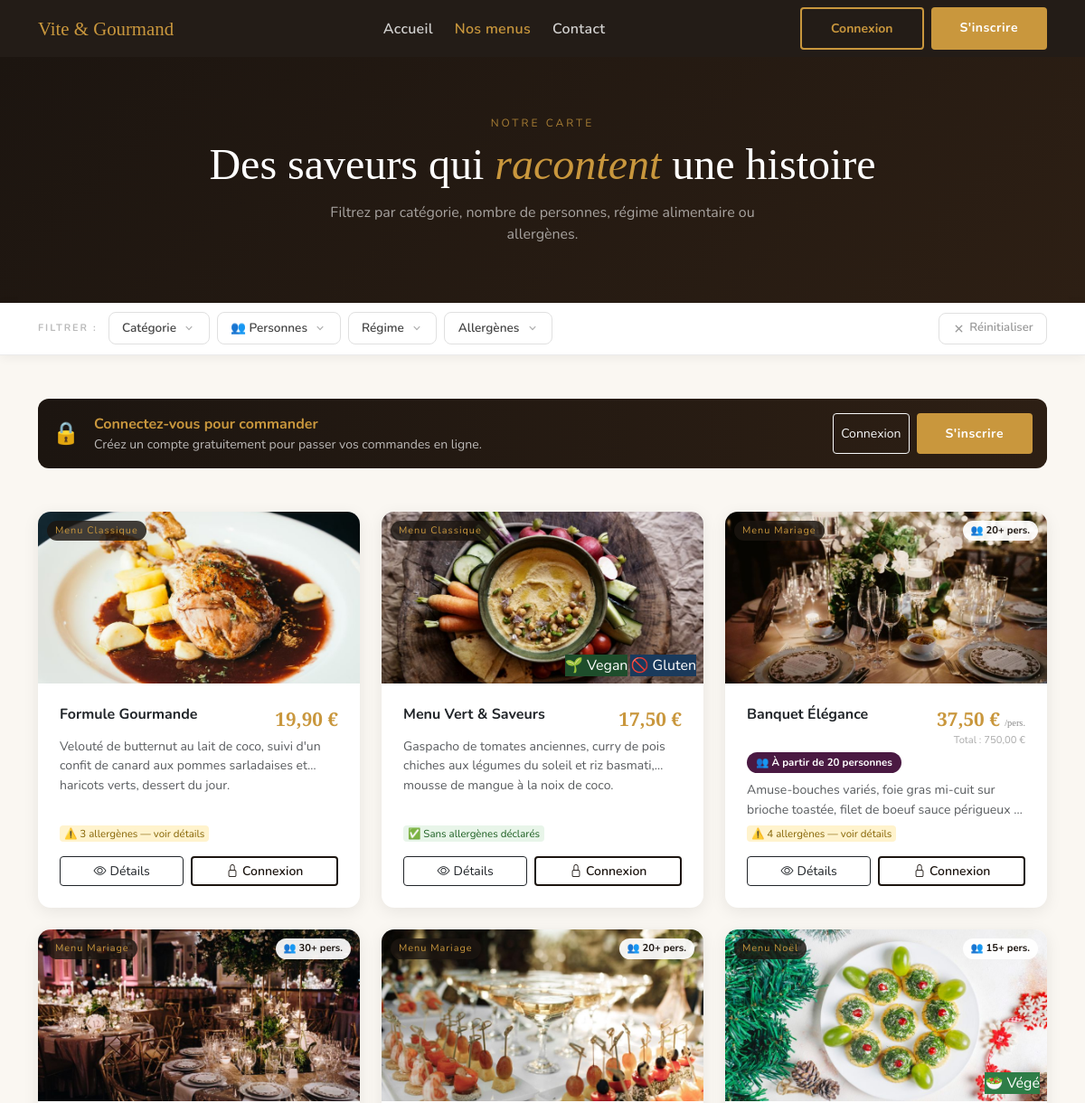
The page /menus.php (upper part) on the database as committed earlier.
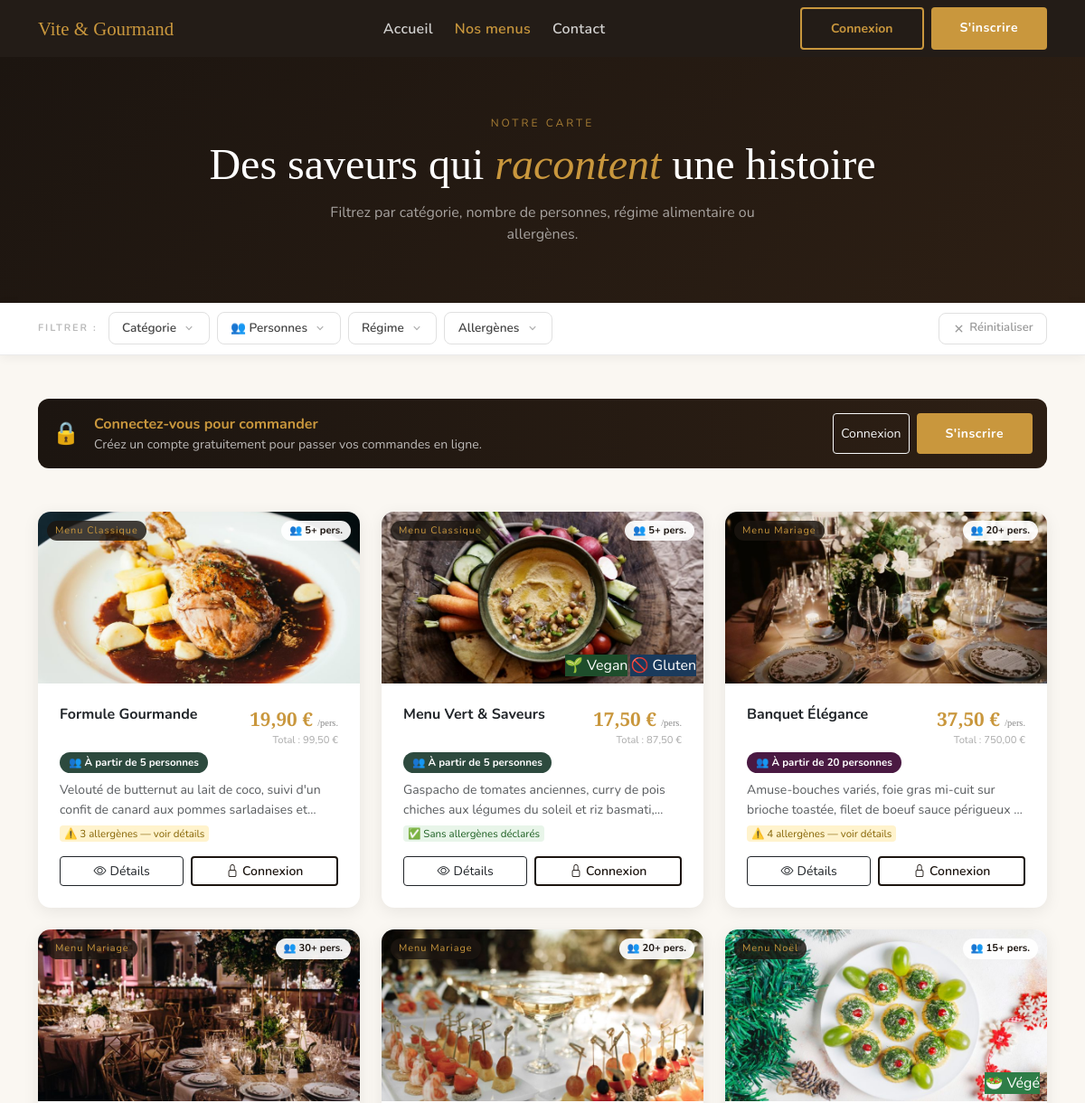
The same page on the database as committed later.
### tables this page shows
CREATE TABLE `menus` (
  `id` int(11) NOT NULL,
  `nom` varchar(200) NOT NULL,
  `description` text DEFAULT NULL,
  `prix` decimal(10,2) NOT NULL,
  `categorie` varchar(100) NOT NULL,
  `disponible` tinyint(1) DEFAULT 1,
  `image_url` text DEFAULT '',
  `allergenes` text DEFAULT '',
  `regime` varchar(200) DEFAULT '',
  `personnes_min` int(11) DEFAULT 1,
  `created_at` datetime DEFAULT current_timestamp()
);

### menus.php (the view, shortened to what the rows shown need)
<?php
include 'includes/db.php';
$is_logged = isset($_SESSION['user_id']);
$cat_config = [
    'Menu Classique' => ['emoji' => '🍽️', 'couleur' => '#2D4A3E'],
    'Menu Noël'      => ['emoji' => '🎄', 'couleur' => '#1E4D2B'],
    'Menu Pâques'    => ['emoji' => '🐣', 'couleur' => '#5C3D1E'],
    'Menu Mariage'   => ['emoji' => '💍', 'couleur' => '#4A1942'],
];
$menus = $pdo
    ->query("SELECT * FROM menus WHERE disponible = 1 ORDER BY categorie, nom")
    ->fetchAll();
?>
<!DOCTYPE html>
<html lang="fr">
<head>
    <link rel="stylesheet" href="https://cdn.jsdelivr.net/npm/bootstrap@5.3.0/dist/css/bootstrap.min.css">
    <link rel="stylesheet" href="https://cdn.jsdelivr.net/npm/bootstrap-icons@1.11.0/font/bootstrap-icons.css">
    <link rel="stylesheet" href="css/global.css">
    <link rel="stylesheet" href="css/public.css">
</head>
<body>
    <div class="page-hero">
        <div class="container">
            <h1 style="font-family: 'Playfair Display', serif; color: #fff; font-size: clamp(2rem, 4vw, 3.2rem);">
            Des saveurs qui <em style="color: var(--gold);">racontent</em> une histoire
            </h1>
        </div>
    </div>
    <div class="container py-5">
        <div class="row g-4" id="menu-grid">
            <?php foreach ($menus as $menu):
            $cat    = $menu['categorie'];
            $config = $cat_config[$cat] ?? ['emoji' => '🍽️', 'couleur' => '#1C1510'];
            $allergenes = array_filter(array_map('trim', explode(',', $menu['allergenes'] ?? '')));
            $regimes    = array_filter(array_map('trim', explode(',', $menu['regime']    ?? '')));
            $nb_pers = max(1, (int)($menu['personnes_min'] ?? 1));
            ?>
            <div class="col-md-6 col-lg-4 menu-item-wrap"
                data-cat="<?= htmlspecialchars($cat) ?>"
                data-allergens="<?= htmlspecialchars($menu['allergenes'] ?? '') ?>"
                data-regimes="<?= htmlspecialchars($menu['regime'] ?? '') ?>"
                data-pers="<?= $nb_pers ?>">
                <div class="menu-card-pub">
                    <div class="position-relative">
                        <?php if (!empty($menu['image_url'])): ?>
                            <img src="<?= htmlspecialchars($menu['image_url']) ?>"
                                alt="<?= htmlspecialchars($menu['nom']) ?>"
                                class="menu-img" loading="lazy">
                        <?php endif; ?>
                        <span class="cat-badge"><?= htmlspecialchars($cat) ?></span>
                        <?php if ($nb_pers > 1): ?>
                            <span class="pers-badge">👥 <?= $nb_pers ?>+ pers.</span>
                        <?php endif; ?>
                        <div style="position: absolute; bottom: 8px; right: 8px; display: flex; flex-wrap: wrap; gap: 3px; justify-content: flex-end;">
                            <?php if (in_array('vegan', $regimes)): ?>
                                <span class="rg-badge" style="background: #1E4D2B; color: #fff;">🌱 Vegan</span>
                            <?php elseif (in_array('vegetarien', $regimes)): ?>
                                <span class="rg-badge" style="background: #2E7D47; color: #fff;">🥗 Végé</span>
                            <?php endif; ?>
                            <?php if (in_array('sans_gluten', $regimes)): ?>
                                <span class="rg-badge" style="background: #1A3A5C; color: #fff;">🚫 Gluten</span>
                            <?php endif; ?>
                        </div>
                    </div>
                    <div class="card-body p-4 d-flex flex-column flex-grow-1">
                        <div class="d-flex justify-content-between align-items-start mb-1 gap-2">
                            <h5 class="fw-bold mb-0" style="line-height: 1.3; font-size: 1rem;">
                                <?= htmlspecialchars($menu['nom']) ?>
                            </h5>
                            <div class="text-end flex-shrink-0">
                                <?php if ($nb_pers > 1):
                                    $prix_par_pers = $menu['prix'] / $nb_pers;
                                ?>
                                    <div class="prix">
                                        <?= number_format($prix_par_pers, 2, ',', ' ') ?> €
                                        <span style="font-size: .65rem; font-weight: 400; color: #888;">/pers.</span>
                                    </div>
                                    <div style="font-size: .7rem; color: #aaa;">
                                        Total : <?= number_format($menu['prix'], 2, ',', ' ') ?> €
                                    </div>
                                <?php else: ?>
                                    <div class="prix"><?= number_format($menu['prix'], 2, ',', ' ') ?> €</div>
                                <?php endif; ?>
                            </div>
                        </div>
                        <?php if ($nb_pers > 1): ?>
                        <div class="mb-2">
                            <span style="display: inline-flex; align-items: center; gap: .3rem; background: <?= $config['couleur'] ?>; color: #fff; border-radius: 50px; padding: 3px 10px; font-size: .72rem; font-weight: 700;">
                                👥 À partir de <?= $nb_pers ?> personnes
                            </span>
                        </div>
                        <?php endif; ?>
                        <p class="text-muted small mb-2 flex-grow-1"
                        style="display: -webkit-box; -webkit-line-clamp: 2; -webkit-box-orient: vertical; overflow: hidden; line-height: 1.55; min-height: 2.6em;">
                            <?= htmlspecialchars($menu['description']) ?>
                        </p>
                        <?php if (!empty($allergenes)): ?>
                            <div class="mb-3">
                                <span class="al-chip"
                                    style="background: #FFF3CD; color: #856404; font-size: .72rem; cursor: pointer;"
                                    onclick="this.closest('.menu-card-pub').querySelector('.btn-detail').click()">
                                    ⚠️ <?= count($allergenes) ?> allergène<?= count($allergenes) > 1 ? 's' : '' ?> — voir détails
                                </span>
                            </div>
                        <?php else: ?>
                            <div class="mb-3">
                                <span class="al-chip" style="background: #E8F5E9; color: #1B5E20; font-size: .72rem;">
                                    ✅ Sans allergènes déclarés
                                </span>
                            </div>
                        <?php endif; ?>
                        <div class="d-flex gap-2">
                            <button class="btn btn-outline-dark flex-grow-1 btn-sm btn-detail"
                                    data-nom="<?= htmlspecialchars($menu['nom'],        ENT_QUOTES) ?>"
                                    data-prix="<?= number_format($menu['prix'], 2, ',', ' ') ?>"
                                    data-ppp="<?= $nb_pers > 1 ? number_format($menu['prix'] / $nb_pers, 2, ',', ' ') : '' ?>"
                                    data-cat="<?= htmlspecialchars($cat,                ENT_QUOTES) ?>"
                                    data-desc="<?= htmlspecialchars($menu['description'], ENT_QUOTES) ?>"
                                    data-img="<?= htmlspecialchars($menu['image_url'] ?? '', ENT_QUOTES) ?>"
                                    data-allergens="<?= htmlspecialchars($menu['allergenes'] ?? '', ENT_QUOTES) ?>"
                                    data-regimes="<?= htmlspecialchars($menu['regime'] ?? '',    ENT_QUOTES) ?>"
                                    data-pers="<?= $nb_pers ?>"
                                    data-color="<?= $config['couleur'] ?>"
                                    data-emoji="<?= $config['emoji'] ?>">
                                <i class="bi bi-eye me-1"></i>Détails
                            </button>
                            <?php if ($is_logged): ?>
                                <a href="user/menu.php" class="btn btn-gold flex-grow-1 btn-sm">
                                    <i class="bi bi-cart-plus me-1"></i>Commander
                                </a>
                            <?php else: ?>
                                <a href="login.php" class="btn flex-grow-1 btn-sm fw-semibold justify-content-center"
                                style="border: 2px solid var(--dark); color: var(--dark);">
                                    <i class="bi bi-lock me-1"></i>Connexion
                                </a>
                            <?php endif; ?>
                        </div>
                    </div>
                </div>
            </div>
                <?php endforeach; ?>
        </div>
    </div>
</body>

Rows that differ between the two databases and show on the page:
changed menus "Formule Gourmande": personnes_min (not shown) → "5"; prix_par_pers (not shown) → "19,90"; description "Velouté de butternut au lait de coco, suivi d'un confit de canard aux pommes sarladaises et haricots verts, dessert du jour." → "Velouté de butternut au lait de coco, suivi d'un confit de canard aux pommes sarladaises…"; prix "19,90" → "99,50"
changed menus "Menu Vert & Saveurs": personnes_min (not shown) → "5"; prix_par_pers (not shown) → "17,50"; description "Gaspacho de tomates anciennes, curry de pois chiches aux légumes du soleil et riz basmati, mousse de mangue à la noix de coco." → "Gaspacho de tomates anciennes, curry de pois chiches aux légumes du soleil et riz…"; prix "17,50" → "87,50"
